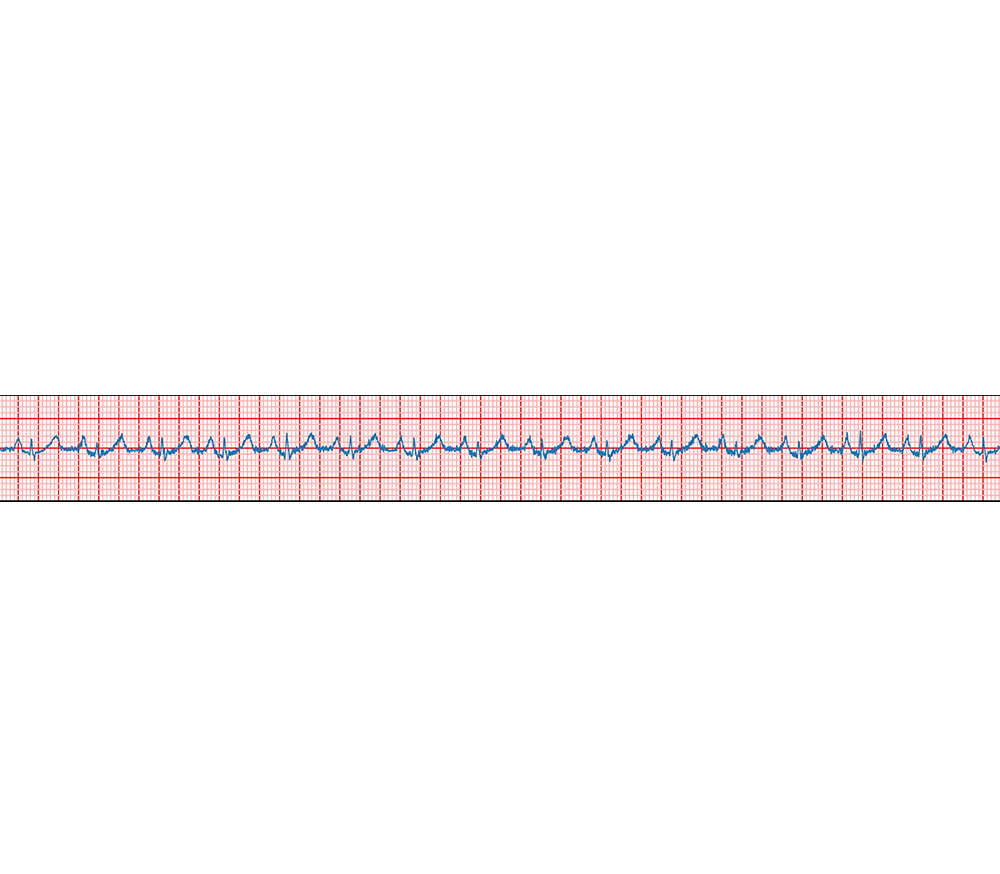
#> input picture ECG-Signal-DataPreprocessing/img/ecgreadings.png, 1000 x 874 px, found by its file name
$ python Contour.py
#> lines starting #> are read from the running program, lines starting #| are printed output that depends on the picture; after the words box and inside, x2 and y2 are one past the last pixel; in counts of white or black regions, pixels touching at a corner belong together
import numpy as np
import cv2

img = cv2.imread('C:/Users/ybenj/Desktop/Projects/Python/ML/ecgreadings.png')
#> img is the input picture: shape (874, 1000, 3); mean B, G, R 247.9, 247.5, 252.7
imgray = cv2.cvtColor(img, cv2.COLOR_BGR2GRAY)
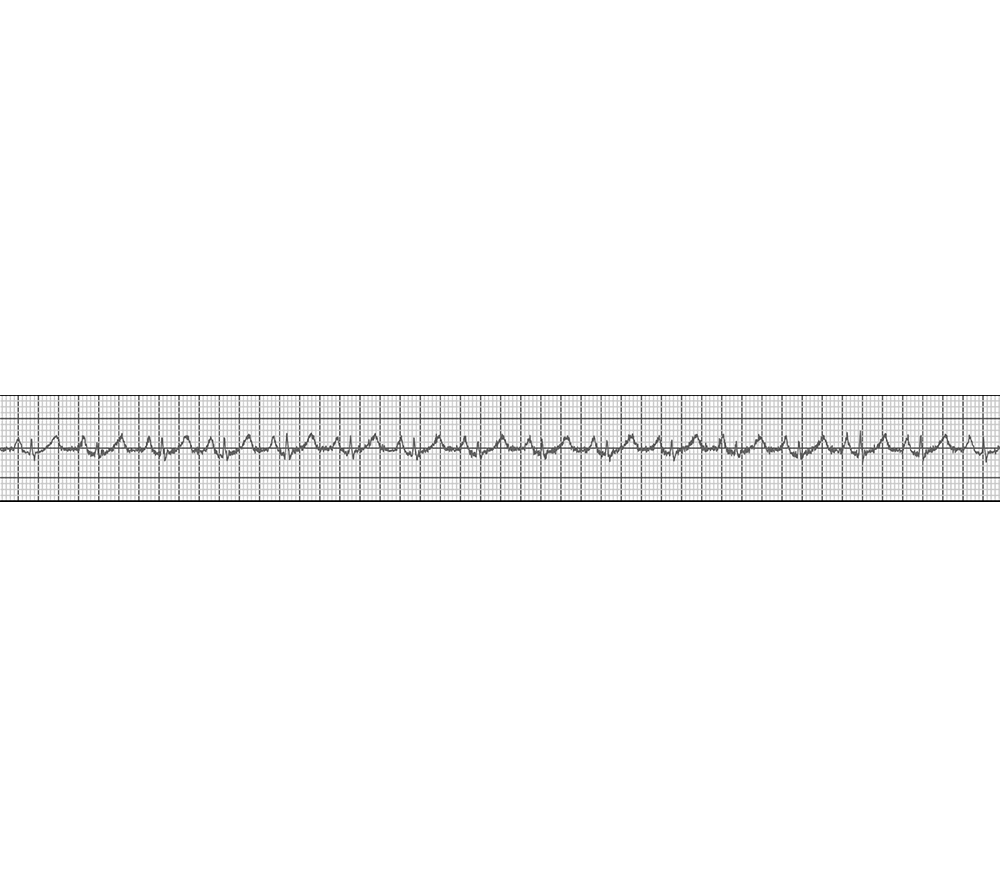
#> imgray: shape (874, 1000); min 0, max 255, mean 249.1
ret, thresh = cv2.threshold(imgray, 127, 255, 0)
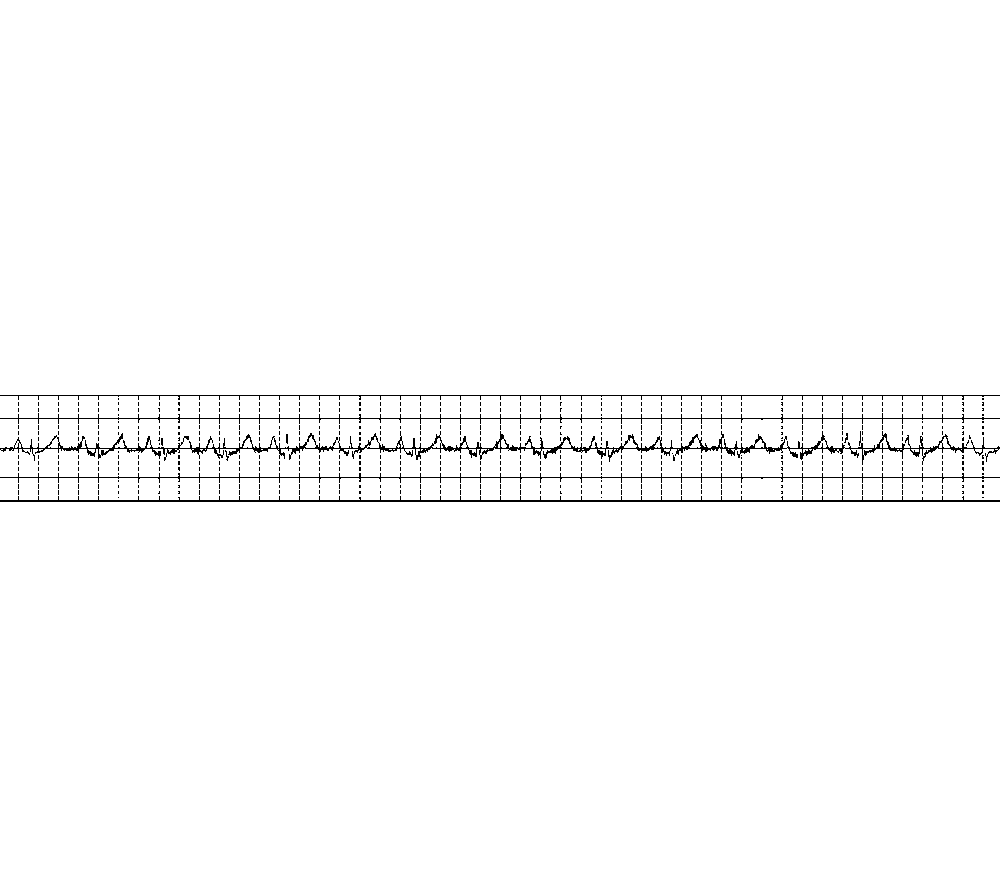
#> thresh: shape (874, 1000); 98.5% white; black in thin lines or dots, all inside (x1, y1, x2, y2) = (0, 395, 1000, 502)
contours, hierarchy = cv2.findContours(thresh, cv2.RETR_TREE, cv2.CHAIN_APPROX_NONE)
#> contours = 580 contours, 556 with area under 20; largest, box (x1, y1, x2, y2) and area: (0, 0, 1000, 395) 393606, (0, 502, 1000, 874) 370629, (0, 419, 1000, 477) 52914, (0, 396, 1000, 418) 20314, (0, 478, 1000, 500) 20252
print("Number of contours = " + str(len(contours)))
#| Number of contours = 580
print(contours[0])
#> (printed output is left out)

cv2.drawContours(img, contours, -1, (0, 255, 0), 3)
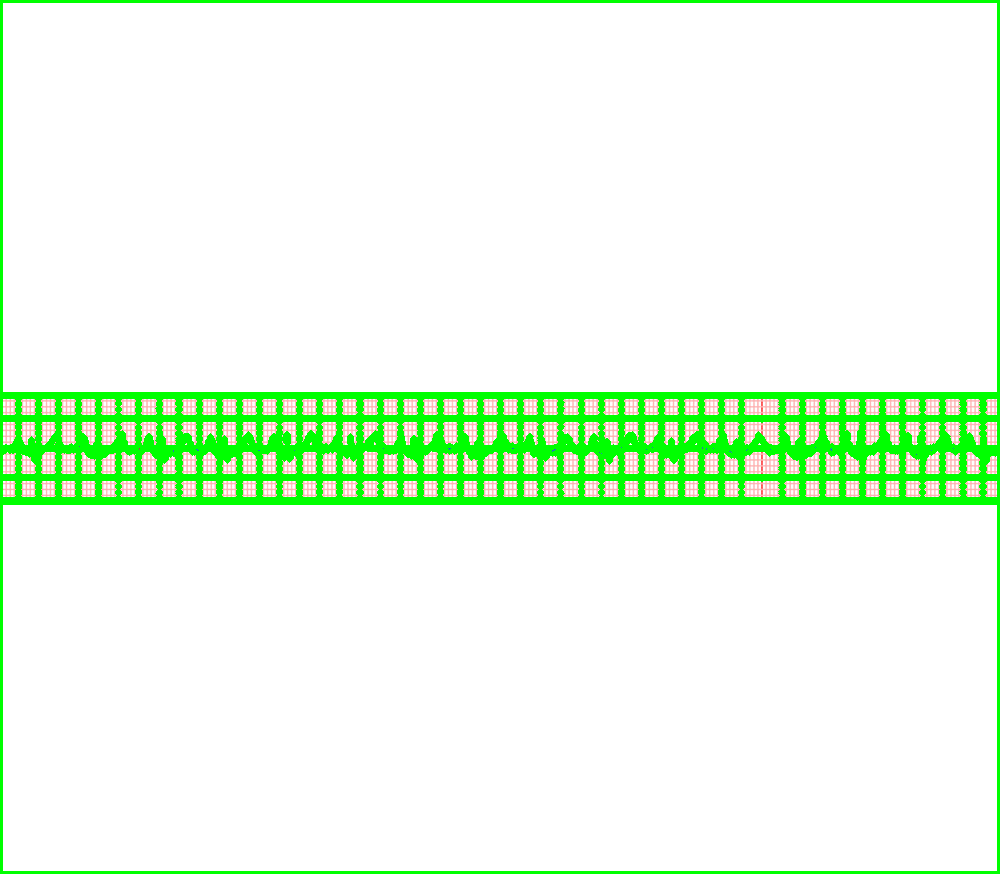
#> img: shape (874, 1000, 3); 8.7% of pixels changed, all inside (x1, y1, x2, y2) = (0, 0, 1000, 874)
cv2.drawContours(imgray, contours, -1, (0, 255, 0), 3)
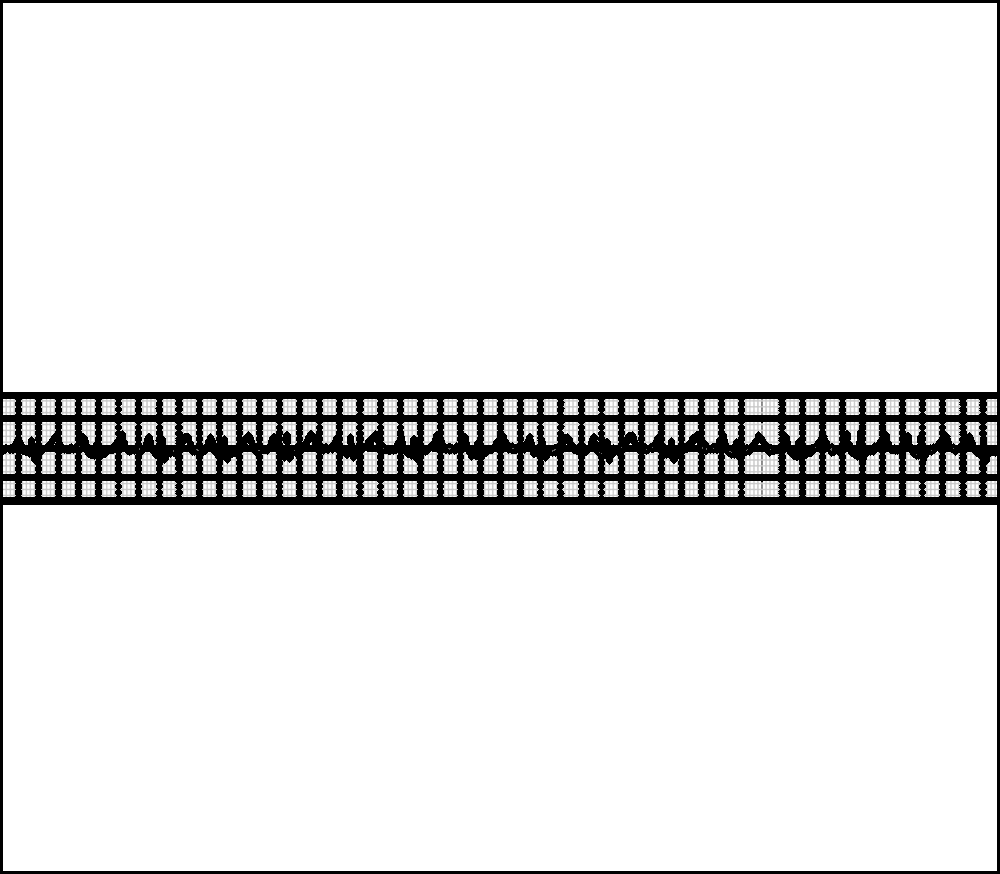
#> imgray: shape (874, 1000); 8.63% of pixels changed, all inside (x1, y1, x2, y2) = (0, 0, 1000, 874)

cv2.imshow('Image', img)
cv2.imshow('Image GRAY', imgray)
cv2.waitKey(0)
cv2.destroyAllWindows()

$ run again, with ECG-Signal-DataPreprocessing/img/100200s3(1).png copied over ECG-Signal-DataPreprocessing/img/ecgreadings.png
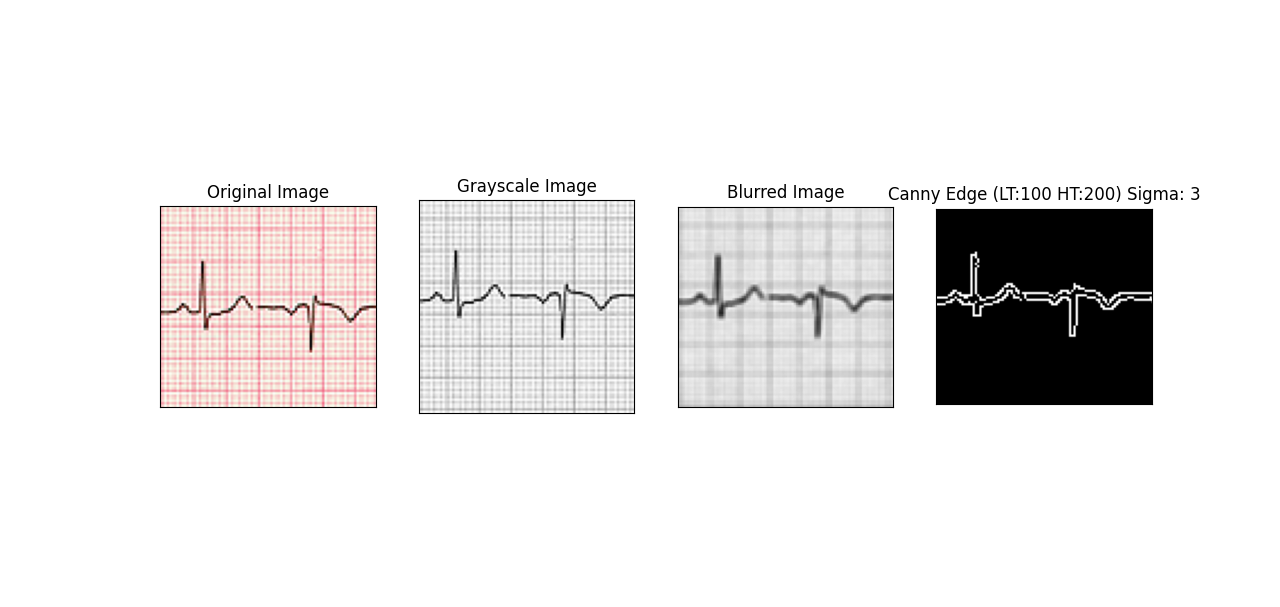
#> input picture ECG-Signal-DataPreprocessing/img/100200s3(1).png, 1280 x 607 px, found by its file name
#> img is the input picture: shape (607, 1280, 3); mean B, G, R 232.8, 233, 234.7
#> `ret, thresh = cv2.threshold(imgray, 127, 255, 0)`:
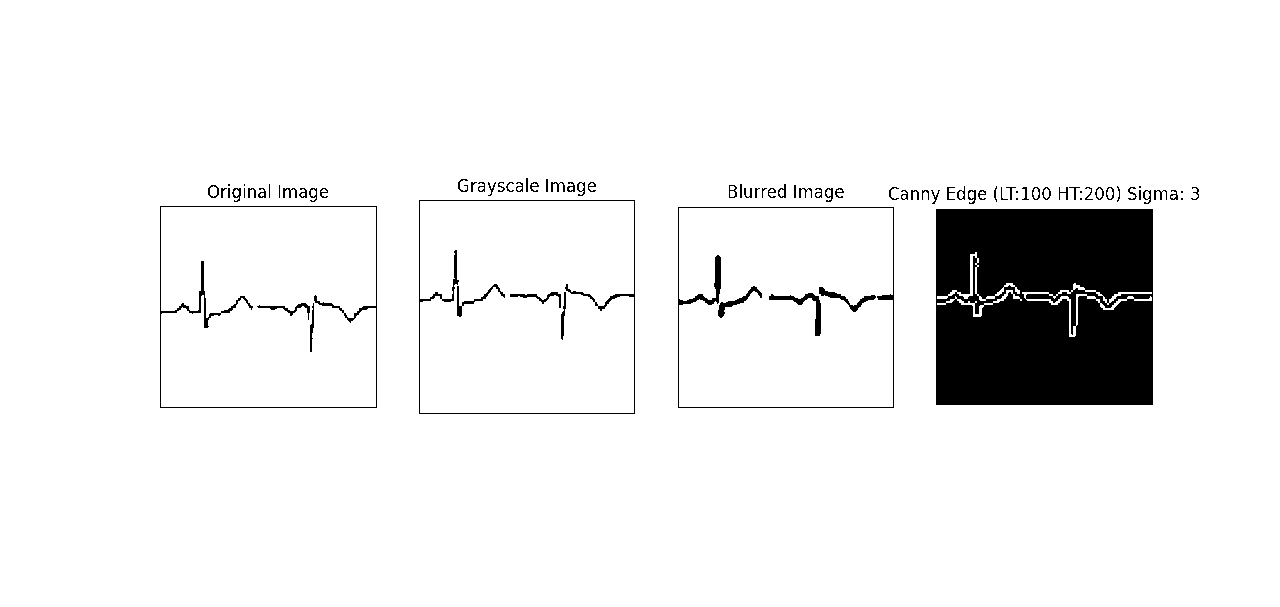
#> thresh: shape (607, 1280); 93.6% white; 87 black regions (13 under 20 px)
#> contours = 139 contours, 31 with area under 20; largest, box (x1, y1, x2, y2) and area: (0, 0, 1280, 607) 775074, (418, 199, 636, 415) 46653, (420, 201, 634, 413) 44692, (159, 205, 378, 409) 44252, (677, 206, 895, 409) 43832
#| Number of contours = 139
#> (printed output is left out)
#> img: shape (607, 1280, 3); 7.3% of pixels changed, all inside (x1, y1, x2, y2) = (0, 0, 1280, 607)
#> `cv2.drawContours(imgray, contours, -1, (0, 255, 0), 3)`:
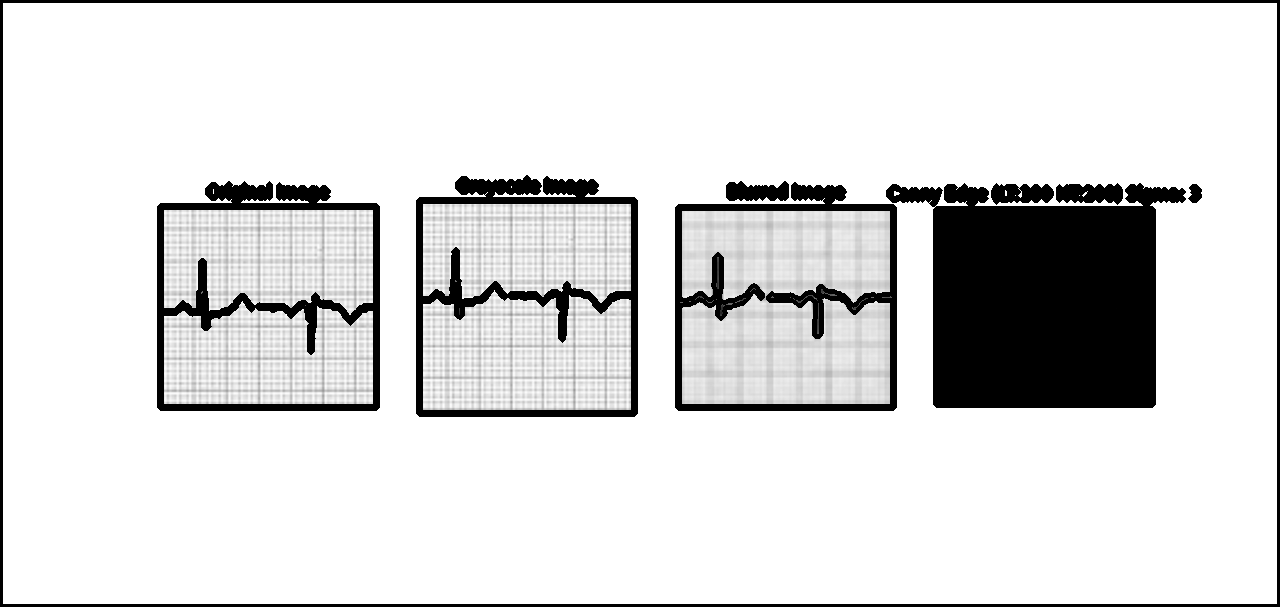
#> imgray: shape (607, 1280); min 0, max 255, mean 219.4

$ run again, with ECG-Signal-DataPreprocessing/img/100400(1).png copied over ECG-Signal-DataPreprocessing/img/ecgreadings.png
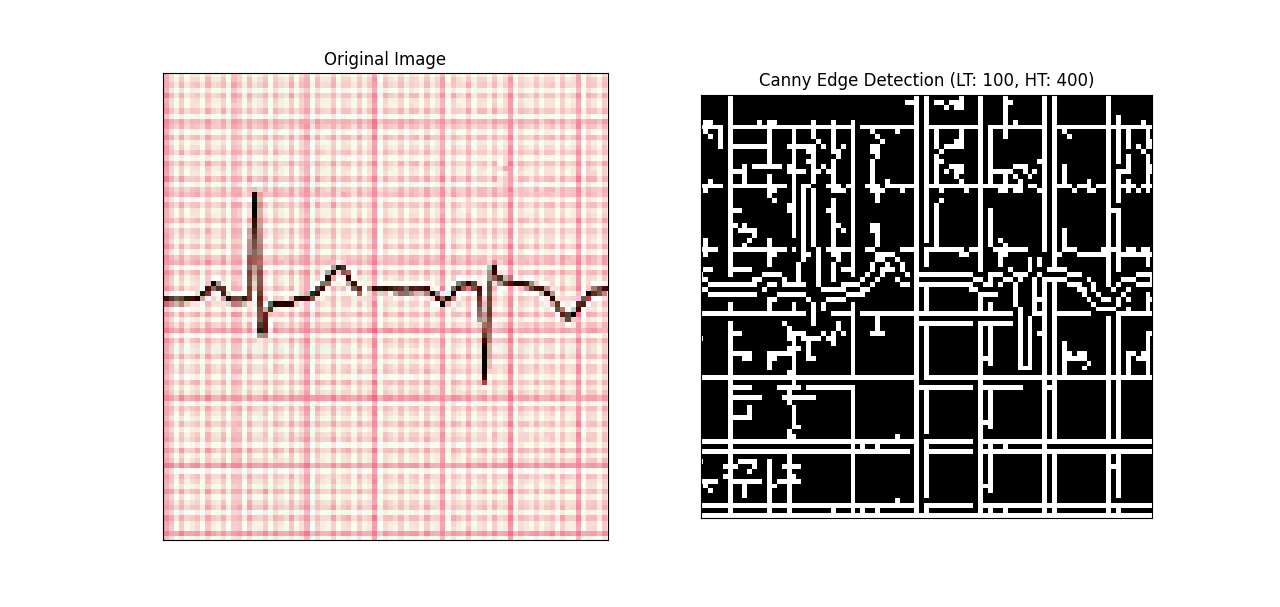
#> input picture ECG-Signal-DataPreprocessing/img/100400(1).png, 1280 x 607 px, found by its file name
#> img is the input picture: shape (607, 1280, 3); mean B, G, R 195.9, 197.1, 205.3
#> `ret, thresh = cv2.threshold(imgray, 127, 255, 0)`:
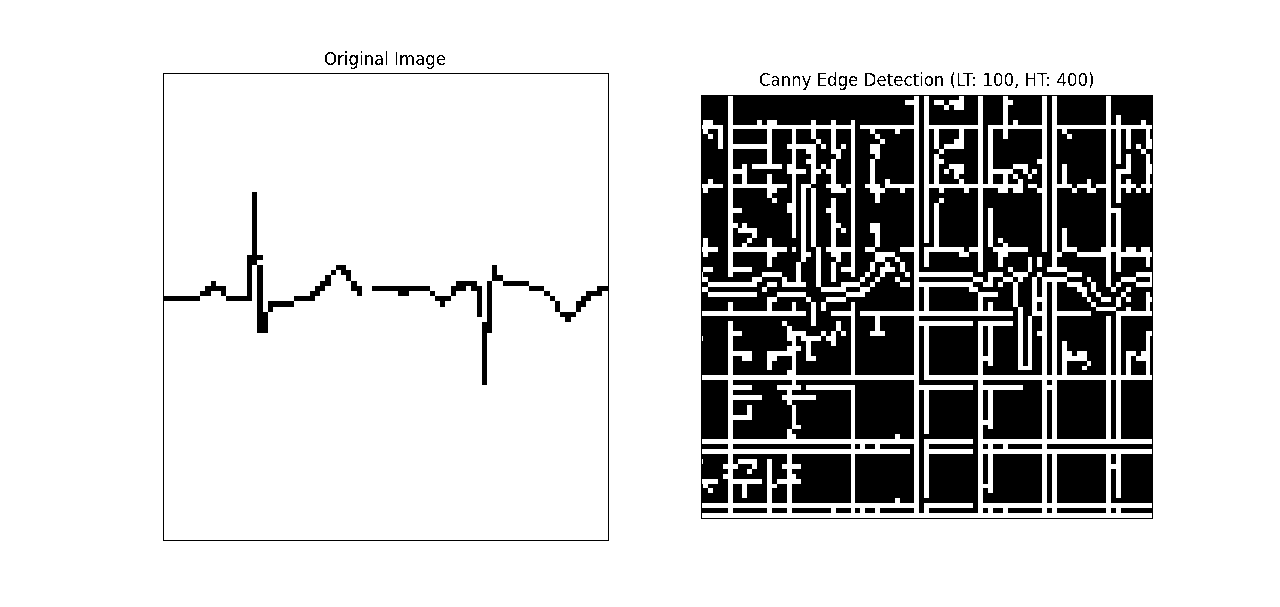
#> thresh: shape (607, 1280); 81.3% white; 98 black regions (12 under 20 px)
#> contours = 177 contours, 17 with area under 20; largest, box (x1, y1, x2, y2) and area: (0, 0, 1280, 607) 775074, (162, 72, 610, 542) 209641, (164, 74, 608, 540) 205462, (700, 94, 1154, 520) 192523, (702, 96, 1152, 518) 91382
#| Number of contours = 177
#> (printed output is left out)
#> img: shape (607, 1280, 3); 18.23% of pixels changed, all inside (x1, y1, x2, y2) = (0, 0, 1280, 607)
#> `cv2.drawContours(imgray, contours, -1, (0, 255, 0), 3)`:
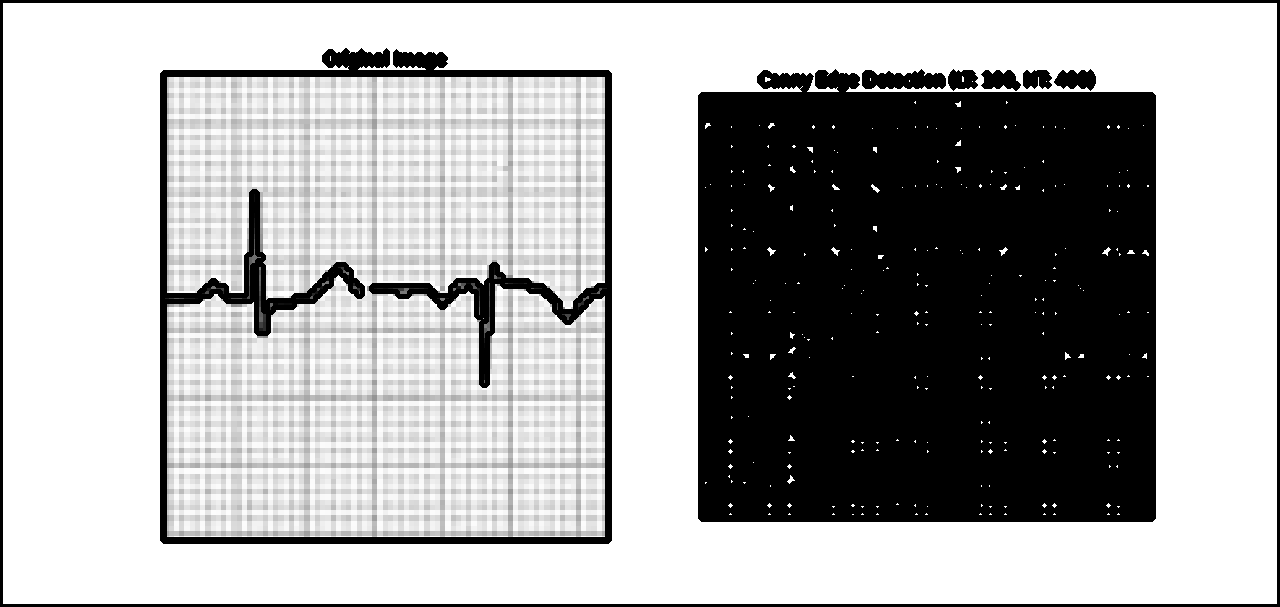
#> imgray: shape (607, 1280); min 0, max 255, mean 170
